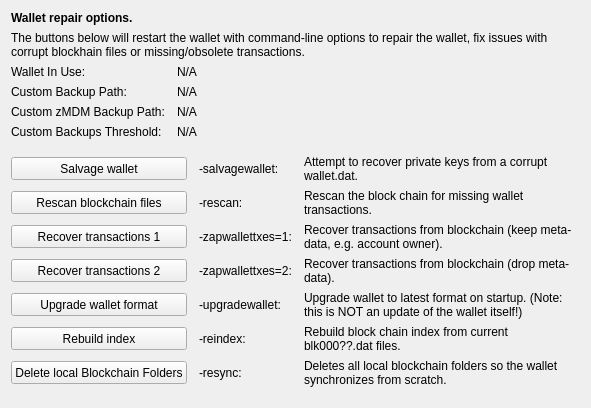
     <widget class="QWidget" name="tab_repair">
      <attribute name="title">
       <string>&amp;Wallet Repair</string>
      </attribute>
      <layout class="QGridLayout" name="gridLayout_4" columnstretch="0,0,0,0">
       <property name="horizontalSpacing">
        <number>12</number>
       </property>
       <item row="0" column="0" colspan="4">
        <widget class="QLabel" name="label_repair_header">
         <property name="font">
          <font>
           <weight>75</weight>
           <bold>true</bold>
          </font>
         </property>
         <property name="text">
          <string>Wallet repair options.</string>
         </property>
        </widget>
       </item>
       <item row="1" column="0" colspan="4">
        <widget class="QLabel" name="label_repair_helptext">
         <property name="font">
          <font>
           <weight>50</weight>
           <bold>false</bold>
          </font>
         </property>
         <property name="text">
          <string>The buttons below will restart the wallet with command-line options to repair the wallet, fix issues with corrupt blockhain files or missing/obsolete transactions.</string>
         </property>
         <property name="wordWrap">
          <bool>true</bool>
         </property>
        </widget>
       </item>
       <item row="2" column="0">
        <widget class="QLabel" name="wallet_path_label">
         <property name="text">
          <string>Wallet In Use:</string>
         </property>
        </widget>
       </item>
       <item row="2" column="1" colspan="3">
        <widget class="QLabel" name="wallet_path">
         <property name="cursor">
          <cursorShape>IBeamCursor</cursorShape>
         </property>
         <property name="text">
          <string>N/A</string>
         </property>
         <property name="textFormat">
          <enum>Qt::PlainText</enum>
         </property>
         <property name="textInteractionFlags">
          <set>Qt::LinksAccessibleByMouse|Qt::TextSelectableByKeyboard|Qt::TextSelectableByMouse</set>
         </property>
        </widget>
       </item>
       <item row="3" column="0">
        <widget class="QLabel" name="wallet_custombackuppath_label">
         <property name="text">
          <string>Custom Backup Path:</string>
         </property>
         <property name="visible">
          <bool>false</bool>
         </property>
        </widget>
       </item>
       <item row="3" column="1" colspan="3">
        <widget class="QLabel" name="wallet_custombackuppath">
         <property name="cursor">
          <cursorShape>IBeamCursor</cursorShape>
         </property>
         <property name="text">
          <string>N/A</string>
         </property>
         <property name="textFormat">
          <enum>Qt::PlainText</enum>
         </property>
         <property name="textInteractionFlags">
          <set>Qt::LinksAccessibleByMouse|Qt::TextSelectableByKeyboard|Qt::TextSelectableByMouse</set>
         </property>
         <property name="visible">
          <bool>false</bool>
         </property>
        </widget>
       </item>
       <item row="4" column="0">
        <widget class="QLabel" name="wallet_customzmdmbackuppath_label">
         <property name="text">
          <string>Custom zMDM Backup Path:</string>
         </property>
         <property name="visible">
          <bool>false</bool>
         </property>
        </widget>
       </item>
       <item row="4" column="1" colspan="3">
        <widget class="QLabel" name="wallet_customzmdmbackuppath">
         <property name="cursor">
          <cursorShape>IBeamCursor</cursorShape>
         </property>
         <property name="text">
          <string>N/A</string>
         </property>
         <property name="textFormat">
          <enum>Qt::PlainText</enum>
         </property>
         <property name="textInteractionFlags">
          <set>Qt::LinksAccessibleByMouse|Qt::TextSelectableByKeyboard|Qt::TextSelectableByMouse</set>
         </property>
         <property name="visible">
          <bool>false</bool>
         </property>
        </widget>
       </item>
       <item row="5" column="0">
        <widget class="QLabel" name="wallet_custombackupthreshold_label">
         <property name="text">
          <string>Custom Backups Threshold:</string>
         </property>
         <property name="visible">
          <bool>false</bool>
         </property>
        </widget>
       </item>
       <item row="5" column="1" colspan="3">
        <widget class="QLabel" name="wallet_custombackupthreshold">
         <property name="cursor">
          <cursorShape>IBeamCursor</cursorShape>
         </property>
         <property name="text">
          <string>N/A</string>
         </property>
         <property name="textFormat">
          <enum>Qt::PlainText</enum>
         </property>
         <property name="textInteractionFlags">
          <set>Qt::LinksAccessibleByMouse|Qt::TextSelectableByKeyboard|Qt::TextSelectableByMouse</set>
         </property>
         <property name="visible">
          <bool>false</bool>
         </property>
        </widget>
       </item>
       <item row="6" column="0">
        <spacer name="verticalSpacer_repair1">
         <property name="orientation">
          <enum>Qt::Vertical</enum>
         </property>
         <property name="sizeHint" stdset="0">
          <size>
           <width>10</width>
           <height>10</height>
          </size>
         </property>
        </spacer>
       </item>
       <item row="7" column="0" colspan="2">
        <widget class="QPushButton" name="btn_salvagewallet">
         <property name="minimumSize">
          <size>
           <width>100</width>
           <height>23</height>
          </size>
         </property>
         <property name="text">
          <string>Salvage wallet</string>
         </property>
        </widget>
       </item>
       <item row="7" column="2">
        <widget class="QLabel" name="label_repair_salvage_command">
         <property name="text">
          <string notr="true">-salvagewallet:</string>
         </property>
        </widget>
       </item>
       <item row="7" column="3">
        <widget class="QLabel" name="label_repair_salvage">
         <property name="text">
          <string>Attempt to recover private keys from a corrupt wallet.dat.</string>
         </property>
         <property name="wordWrap">
          <bool>true</bool>
         </property>
        </widget>
       </item>
       <item row="8" column="0" colspan="2">
        <widget class="QPushButton" name="btn_rescan">
         <property name="minimumSize">
          <size>
           <width>100</width>
           <height>23</height>
          </size>
         </property>
         <property name="text">
          <string>Rescan blockchain files</string>
         </property>
        </widget>
       </item>
       <item row="8" column="2">
        <widget class="QLabel" name="label_repair_rescan_command">
         <property name="text">
          <string notr="true">-rescan:</string>
         </property>
        </widget>
       </item>
       <item row="8" column="3">
        <widget class="QLabel" name="label_repair_rescan">
         <property name="text">
          <string>Rescan the block chain for missing wallet transactions.</string>
         </property>
         <property name="wordWrap">
          <bool>true</bool>
         </property>
        </widget>
       </item>
       <item row="9" column="0" colspan="2">
        <widget class="QPushButton" name="btn_zapwallettxes1">
         <property name="minimumSize">
          <size>
           <width>100</width>
           <height>23</height>
          </size>
         </property>
         <property name="text">
          <string>Recover transactions 1</string>
         </property>
        </widget>
       </item>
       <item row="9" column="2">
        <widget class="QLabel" name="label_repair_zap1_command">
         <property name="text">
          <string notr="true">-zapwallettxes=1:</string>
         </property>
        </widget>
       </item>
       <item row="9" column="3">
        <widget class="QLabel" name="label_repair_zap1">
         <property name="text">
          <string>Recover transactions from blockchain (keep meta-data, e.g. account owner).</string>
         </property>
         <property name="wordWrap">
          <bool>true</bool>
         </property>
        </widget>
       </item>
       <item row="10" column="0" colspan="2">
        <widget class="QPushButton" name="btn_zapwallettxes2">
         <property name="minimumSize">
          <size>
           <width>100</width>
           <height>23</height>
          </size>
         </property>
         <property name="text">
          <string>Recover transactions 2</string>
         </property>
        </widget>
       </item>
       <item row="10" column="2">
        <widget class="QLabel" name="label_repair_zap2_command">
         <property name="text">
          <string notr="true">-zapwallettxes=2:</string>
         </property>
        </widget>
       </item>
       <item row="10" column="3">
        <widget class="QLabel" name="label_repair_zap2">
         <property name="text">
          <string>Recover transactions from blockchain (drop meta-data).</string>
         </property>
         <property name="wordWrap">
          <bool>true</bool>
         </property>
        </widget>
       </item>
       <item row="11" column="0" colspan="2">
        <widget class="QPushButton" name="btn_upgradewallet">
         <property name="minimumSize">
          <size>
           <width>100</width>
           <height>23</height>
          </size>
         </property>
         <property name="text">
          <string>Upgrade wallet format</string>
         </property>
        </widget>
       </item>
       <item row="11" column="2">
        <widget class="QLabel" name="label_repair_upgrade_command">
         <property name="text">
          <string notr="true">-upgradewallet:</string>
         </property>
        </widget>
       </item>
       <item row="11" column="3">
        <widget class="QLabel" name="label_repair_upgrade">
         <property name="text">
          <string>Upgrade wallet to latest format on startup. (Note: this is NOT an update of the wallet itself!)</string>
         </property>
         <property name="wordWrap">
          <bool>true</bool>
         </property>
        </widget>
       </item>
       <item row="12" column="0" colspan="2">
        <widget class="QPushButton" name="btn_reindex">
         <property name="minimumSize">
          <size>
           <width>100</width>
           <height>23</height>
          </size>
         </property>
         <property name="text">
          <string>Rebuild index</string>
         </property>
        </widget>
       </item>
       <item row="12" column="2">
        <widget class="QLabel" name="label_repair_reindex_command">
         <property name="text">
          <string notr="true">-reindex:</string>
         </property>
        </widget>
       </item>
       <item row="12" column="3">
        <widget class="QLabel" name="label_repair_reindex">
         <property name="text">
          <string>Rebuild block chain index from current blk000??.dat files.</string>
         </property>
         <property name="wordWrap">
          <bool>true</bool>
         </property>
        </widget>
       </item>
       <item row="13" column="0" colspan="2">
        <widget class="QPushButton" name="btn_resync">
         <property name="minimumSize">
          <size>
           <width>100</width>
           <height>23</height>
          </size>
         </property>
         <property name="text">
          <string>Delete local Blockchain Folders</string>
         </property>
        </widget>
       </item>
       <item row="13" column="2">
        <widget class="QLabel" name="label_repair_resync_command">
         <property name="text">
          <string>-resync:</string>
         </property>
        </widget>
       </item>
       <item row="13" column="3">
        <widget class="QLabel" name="label_repair_resync">
         <property name="text">
          <string>Deletes all local blockchain folders so the wallet synchronizes from scratch.</string>
         </property>
         <property name="wordWrap">
          <bool>true</bool>
         </property>
        </widget>
       </item>
       <item row="14" column="0">
        <spacer name="verticalSpacer_repair2">
         <property name="orientation">
          <enum>Qt::Vertical</enum>
         </property>
         <property name="sizeHint" stdset="0">
          <size>
           <width>20</width>
           <height>10</height>
          </size>
         </property>
        </spacer>
       </item>
      </layout>
     </widget>
